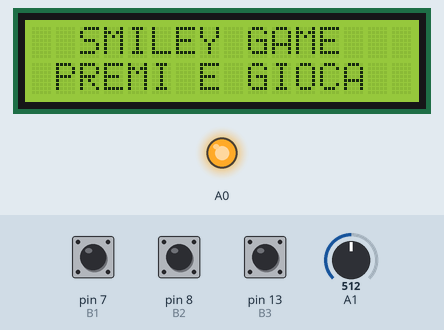
Simulated run of this sketch. Board: Arduino Uno, built with avr-gcc and run on an emulated ATmega328P. On the bench: 16×2 character LCD, output pins drawn as LEDs (lit = HIGH). Inputs (shaded band) come from the test bench; at power-on: pin 7 (B1) HIGH, pin 13 (B3) HIGH, A1 = 512, pin 8 (B2) HIGH.

Above: at 1.2 s.
1.3 s: pin 7 (B1) pulled LOW for 3.2 s
At 2.8 s:
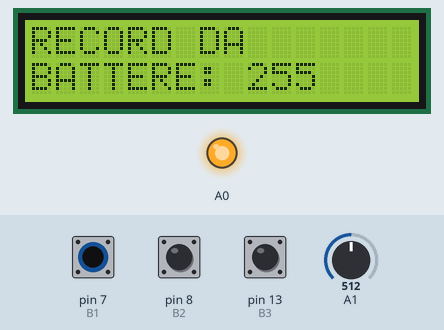
9.6 s: pin 13 (B3) pulled LOW for 3.2 s
At 14.1 s:
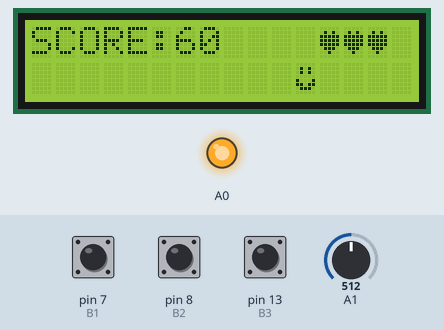
14.3 s: A1 set to 1023
At 16.8 s:
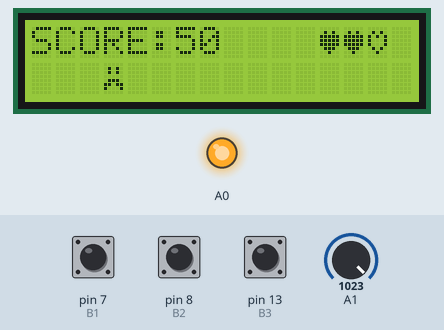
17.3 s: pin 7 (B1) pulled LOW for 0.15 s
At 18.9 s:
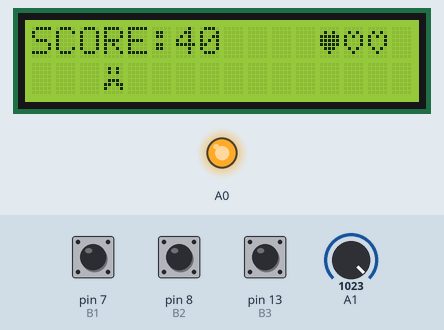
20.4 s: pin 8 (B2) pulled LOW for 1 s
At 23.3 s:
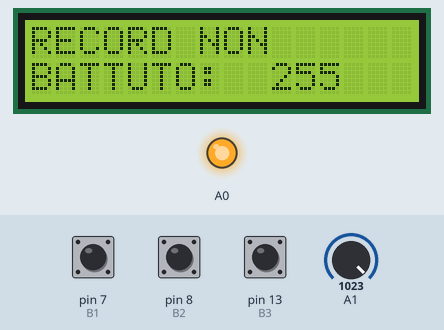
Timing chart, 0 to 24.8 s (numbered marks = the images above; inputs shaded):
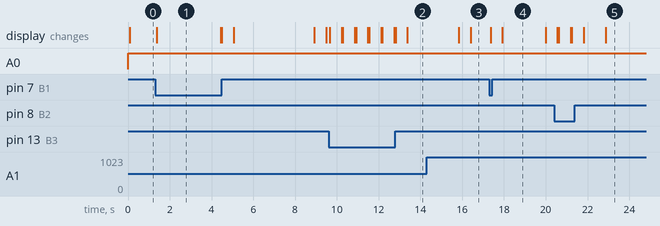

Measured:
- after the input at 1.3 s, the display: changes after 0.07 s (image 1)
- after the input at 14.3 s, the display: first differs from a run without the input after 2.1 s (image 3)
- what the display in image 1 shows lasts 3.0 s, from 1.4 s to 4.4 s
- what the display in image 4 shows lasts 2.1 s, from 17.9 s to 20.0 s

The sketch:

Smiley_Game.ino
```cpp
#define B1 7
#define B2 8
#define B3 13
#include <EEPROM.h>
#include <LiquidCrystal.h>
#include <avr/io.h>
#include <avr/wdt.h>
#define Reset_AVR()   wdt_enable(WDTO_30MS); //reset
int vai = 0;// mi dice quando ho premuto qualcosa
int vite = 3;// numero di vite che ho a disposizione
float tempo = 0; // tempo da ritornare alla fine
int posizione = 3;//posizione che sceglie il giocatore
int punteggio = 0; // punteggio fatto dal giocatore
int controllo = 0;//mi controlla se ho abagliato o no
int timer = 4000;// soglia di tempo che hai per premere
int record = 0;
LiquidCrystal lcd(12, 11, 5, 4, 3, 2);
byte Cattivo[8] = {B00000, B01010, B01010, B00000, B01110, B11011, B10001, B00000};
byte Smile[8] = {B00000, B01010, B01010, B00000, B10001, B11011, B01110, B00000};
byte Cuore[8] = {B00000, B01010, B11111, B11111, B11111, B01110, B00100, B00000};
byte CuoreRotto[8] = { B00000, B01010, B10101, B10001, B10001, B01010, B00100, B00000 };
void setup() {
Serial.begin(9600);
randomSeed(millis());
  pinMode(B1, INPUT_PULLUP);
  pinMode(B2, INPUT_PULLUP);
  pinMode(B3, INPUT_PULLUP);
  pinMode(A0, OUTPUT);
  lcd.clear();
  lcd.createChar(1, Smile);
  lcd.createChar(2, Cattivo);
  lcd.createChar(7, Cuore);
  lcd.createChar(8, CuoreRotto);
}
void mettirecord()
{ if(record < punteggio)
  {scrivi2("NUOVO RECORD:",String(punteggio));delay(2000);      EEPROM.write(0, punteggio);}
  else
  { scrivi2("RECORD NON","BATTUTO:  "+String(record));      delay(2000);}
}
void play()//metodo iniziale che fa partire il gioco appena premo un bottone
{ scrivi2("  SMILEY GAME    "," PREMI E GIOCA "); record = EEPROM.read(0);
  while(vai == 0)
  { if(digitalRead (B1) == LOW || digitalRead (B2) == LOW || digitalRead (B3) == LOW)
    {   vai = 1;  tempo = millis(); scrivi2("RECORD DA","BATTERE: " + String(record)); delay(2000);}
  }
}
void scrivi2 ( String n, String m) // metodo che scrive sul'lcd solo due stringhe
{     lcd.begin(16, 2);
      lcd.print(n);
      lcd.setCursor(0, 1);
      lcd.print(m);
}
void ritorno()//metodo finale che mi restituisce il tempo in cui ho giocato e il punteggio
{ scrivi("SCORE:"+String(punteggio)+"   ",vite,7,7); delay(1000); mettirecord(); delay(1000);
  scrivi2("      GAME","      OVER");delay(3000);
  scrivi2("SCORE "+ String(punteggio), "TIME "+String((millis()-tempo)/1000)+"sec");
  delay(4000);
  Reset_AVR();
}
void scrivi ( String n, int v, int p,int b) // metodo che scrive sul'lcd e decide in che posto mettere la faccina
{     lcd.begin(16, 2);
      lcd.print(n);
      mettivite(v);lcd.setCursor(0,1);
      if(b==0)
      { mettifaccine(p,1);  }
      if(b==1)
      { mettifaccine(p,2);  }
}
void mettifaccine(int p, int n)// metodo che a seconda della p decide dove mettere la faccina
{     if(p==0)
      { lcd.setCursor(3,1);
        lcd.write((uint8_t)n);
      }
      if(p==1)
      { lcd.setCursor(7,1);
        lcd.write((uint8_t)n);
      }
      if(p==2)
      { lcd.setCursor(11,1);
        lcd.write((uint8_t)n);
      }
}
void mettivite(int vita)// scrive le vite che hai a disposizione e quelle che hai perso
{     lcd.setCursor(12,0);
      for(int i= 0;i<vita;i++)
      { lcd.write((uint8_t)7);}
      for(int i= 0;i<(3-vita);i++)
      { lcd.write((uint8_t)8);}
}
void cattivo()// fa in modo che compare solo la faccina cattiva ed esegue il controllo
{ int o = (analogRead(A1) %3);
  scrivi("SCORE:"+String(punteggio)+"   ",vite,o,1);
  controlla(o, 0);
  bravoocattivo(0);
}
void buono()// fa in modo che compare solo la faccina buona ed esegue il controllo
{ int o = (analogRead(A1) %3);
  scrivi("SCORE:"+String(punteggio)+"   ",vite,o,0);
  controlla(o, 1);
  bravoocattivo(1);
}
void controlla(int posto, int b)// da il tempo che il giocatore ha a disposizione e legge cosa ha scelto
{ bool finito = false; float sec = millis();
  while(!finito)
  { if((millis() - sec) >= timer)
    { posizione = 3;  finito = true;   contatimer();   }
    if(digitalRead (B1) == LOW)
    { posizione = 0;  finito = true;   contatimer();   }
    if(digitalRead (B2) == LOW)
    { posizione = 1;  finito = true;   contatimer();   }
    if(digitalRead (B3) == LOW)
    { posizione = 2;  finito = true;   contatimer();   }
  }
    scrivi2("SCORE:"+String(punteggio),"    "); delay(500);
    uguale(posto, b);
}
void uguale(int pos, int boc)// compara quello che hai scelto con la posizione della faccina e il tipo di faccina
{   if((boc == 0 && posizione != 3 )|| pos == posizione)
    { controllo = 1;  }
    if((boc == 0 && posizione == 3) || (pos != posizione && boc == 1))
    { controllo = 0;  }
}
void contatimer()// modifica il tempo che hai a disposizione per premere
{ if(timer <= 600)
  { timer = 4000; }
  else
  { timer = timer - 200; }
}
void bravoocattivo(int n)// controlla se deve togliere o aggiungere punti e vite
{ if(controllo == 0 && n ==1 || controllo == 1 && n == 0)
  { tolgo();  }
  if(controllo == 1 && n == 1 || controllo == 0 && n == 0)
  { aggiungo(); }
controllo = 0; posizione = 3;
}
void tolgo()// toglie una vita e un tot di punteggio
{ vite = vite-1;
  if(punteggio >= 10)
  { punteggio = punteggio-10; }
}
void aggiungo()// aggiunge una vita se ne avevi gia persa una e aggiunge punti
{ if(vite < 3)
  { vite = vite+1; }
  punteggio = punteggio +10;
}
void loop() //loop gioco
{ digitalWrite(A0, HIGH);
  play();delay(1000);
  while(vite > 0)
  { int r = (analogRead(A1) %2);
    if(r == 1)
    { cattivo();}
    else
    { buono();}
  }
  ritorno();
}
```
